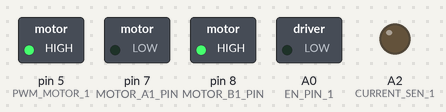
Simulated run of this sketch. Board: Arduino Uno, built with avr-gcc and run on an emulated ATmega328P. Shown: switched loads named in the sketch (green lamp = pin HIGH), output pins drawn as LEDs (lit = HIGH). What the sketch prints to the serial monitor is not drawn.

Above: at 0.1 s.
Timing chart, 0 to 1.6 s (numbered marks = the images above):
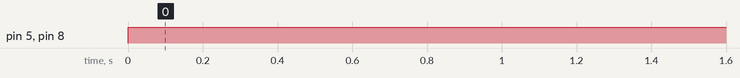

Measured:
- by itself, pin 5 (PWM_MOTOR_1), pin 8 (MOTOR_B1_PIN): LOW → HIGH at 0.00 s

The sketch:

RKI_-MOTER.ino
```cpp
#define BRAKE 0
#define CW    1
#define CCW   2
#define CS_THRESHOLD 15   // Definition of safety current (Check: "1.3 Monster Shield Example").

//MOTOR 1
#define MOTOR_A1_PIN 7
#define MOTOR_B1_PIN 8

#define PWM_MOTOR_1 5

#define CURRENT_SEN_1 A2

#define EN_PIN_1 A0

#define MOTOR_1 1
int direct=0;
short usSpeed = 150;  //default motor speed
unsigned short usMotor_Status = BRAKE;

void setup()
{
  pinMode(MOTOR_A1_PIN, OUTPUT);
  pinMode(MOTOR_B1_PIN, OUTPUT);

  pinMode(PWM_MOTOR_1, OUTPUT);

  pinMode(CURRENT_SEN_1, OUTPUT);

  pinMode(EN_PIN_1, OUTPUT);

  Serial.begin(9600);              // Initiates the serial to do the monitoring


}

void loop()
{
  direct = CW;
  Forward();
  delay(1000);
//  direct = CCW;
//  Reverse();
//  delay(1000);
//  Stop();
//  delay(1000);
}
void Stop()
{
  Serial.println("Stop");
  usMotor_Status = BRAKE;
  motorGo(MOTOR_1, usMotor_Status, 0);
}

void Forward()
{
  Serial.println("Forward");
  usMotor_Status = CW;
  motorGo(MOTOR_1, usMotor_Status, usSpeed);
}

void Reverse()
{
  Serial.println("Reverse");
  usMotor_Status = CCW;
  motorGo(MOTOR_1, usMotor_Status, usSpeed);
}

void IncreaseSpeed()
{
  usSpeed = usSpeed + 10;
  if(usSpeed > 255)
  {
    usSpeed = 255;
  }

  Serial.print("Speed +: ");
  Serial.println(usSpeed);

  motorGo(MOTOR_1, usMotor_Status, usSpeed);
}

void DecreaseSpeed()
{
  usSpeed = usSpeed - 10;
  if(usSpeed < 0)
  {
    usSpeed = 0;
  }

  Serial.print("Speed -: ");
  Serial.println(usSpeed);

  motorGo(MOTOR_1, usMotor_Status, usSpeed);
}

void motorGo(uint8_t motor, uint8_t direct, uint8_t pwm)         //Function that controls the variables: motor(0 ou 1), direction (cw ou ccw) e pwm (entra 0 e 255);
{
  if(motor == MOTOR_1)
  {
    if(direct == CW)
    {
      digitalWrite(MOTOR_A1_PIN, LOW);
      digitalWrite(MOTOR_B1_PIN, HIGH);
    }
    else if(direct == CCW)
    {
      digitalWrite(MOTOR_A1_PIN, HIGH);
      digitalWrite(MOTOR_B1_PIN, LOW);
    }
    else
    {
      digitalWrite(MOTOR_A1_PIN, LOW);
      digitalWrite(MOTOR_B1_PIN, LOW);
    }

    digitalWrite(PWM_MOTOR_1, pwm);
  }
}
```
